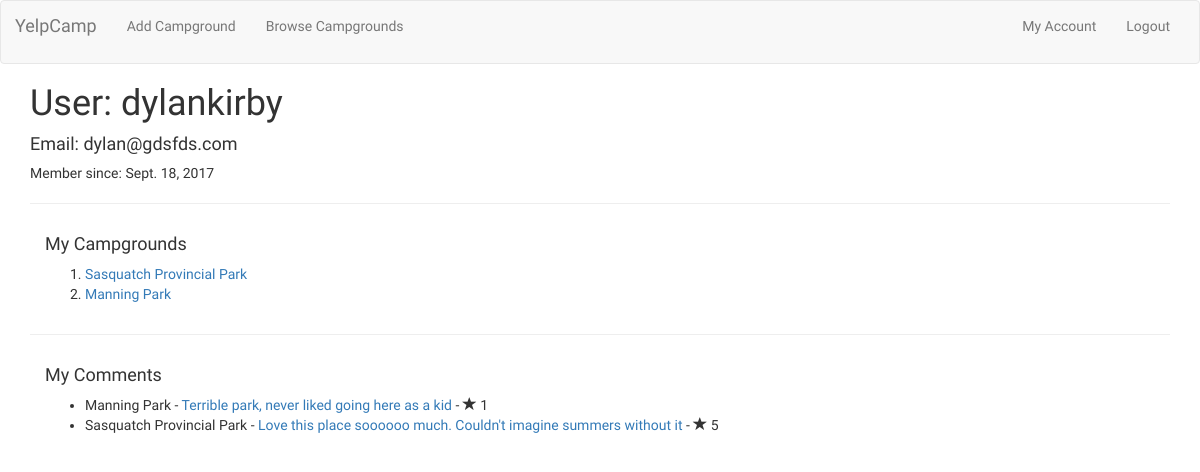
The app's page /accounts/2/ (signed in), older data.
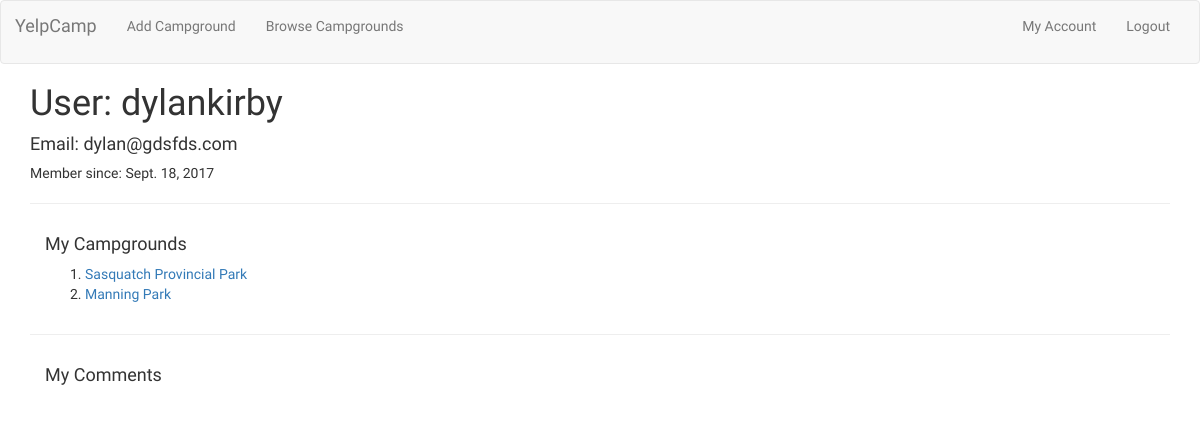
The same page, newer data.
### campgrounds/models.py (models this page shows, shortened)
class Campground(models.Model):
	author = models.ForeignKey('auth.User' , related_name='submitted_campgrounds')
	name = models.CharField(max_length=128, blank=False, unique=True)
	image = models.URLField(blank=False)
	short_description = models.CharField(max_length=128)
	price_per_night = models.DecimalField(max_digits=5, decimal_places=2, blank=True)
	city = models.CharField(max_length=56, blank=True, unique=False)
	PROVINCES = (
		('British Columbia', 'BC'),
	)
	province = models.CharField(max_length=56, blank=False, unique=False, choices=PROVINCES, default='BC')
	def __init__(self, *args, **kwargs):
	    super(Campground, self).__init__(*args, **kwargs)
	def __str__(self):
		return self.name

class Review(models.Model):
	author = models.ForeignKey('auth.User', related_name='my_reviews')
	campground = models.ForeignKey(Campground, related_name='reviews')
	comment = models.CharField(max_length=256, blank=True)
	RATINGS = (
		(1, 'Bad (1)'),
		(2, 'Ok (2)'),
		(3, 'Average (3)'),
		(4, 'Good (4)'),
		(5, 'Great (5)'),
	)
	rating = models.IntegerField(default=5, choices=RATINGS)
	date = models.DateTimeField(default=timezone.now())

### accounts/views.py (the view)
# urls.py: url(r'^(?P<pk>\d+)/$', views.AccountDetail.as_view(), name="my_account"),
class AccountDetail(DetailView, LoginRequiredMixin):
	model = User
	template_name = 'accounts/user_detail.html'
	context_object_name = 'user_object'
	def get_object(self):
		return self.request.user

### accounts/templates/accounts/user_detail.html
{% extends 'base.html' %}
{% block content %}
<div class="container">
	<h1>User: {{user.username}} </h1>
	<h4>Email: {{user.email}}</h4>
	<p>Member since: {{user.date_joined.date}}</p>
	<hr>
	<div class="container">
		<h4>My Campgrounds</h4>
		<ol>
			{% for campground in user.submitted_campgrounds.all %}
				<li><a href="{% url 'campgrounds:details' pk=campground.pk %}">{{campground.name}}</a></li>
			{% endfor %}
		</ol>
	</div>
	<hr>
	<div class="container">
		<h4>My Comments</h4>
		<ul>
			{% for review in user.my_reviews.all %}
				<li>{{review.campground}} - <a href="{% url 'campgrounds:details' pk=review.campground.pk %}">{{review.comment}}</a> - <span class="glyphicon glyphicon-star"></span> {{review.rating}}</li>
			{% endfor %}
		</ul>
	</div>
</div>
{% endblock %}

Row changes from the older to the newer data that the page shows:
removed Review: campground "Manning Park", comment "Terrible park, never liked going here as a kid", rating "1"
removed Review: campground "Sasquatch Provincial Park", comment "Love this place soooooo much. Couldn't imagine summers without it", rating "5"
